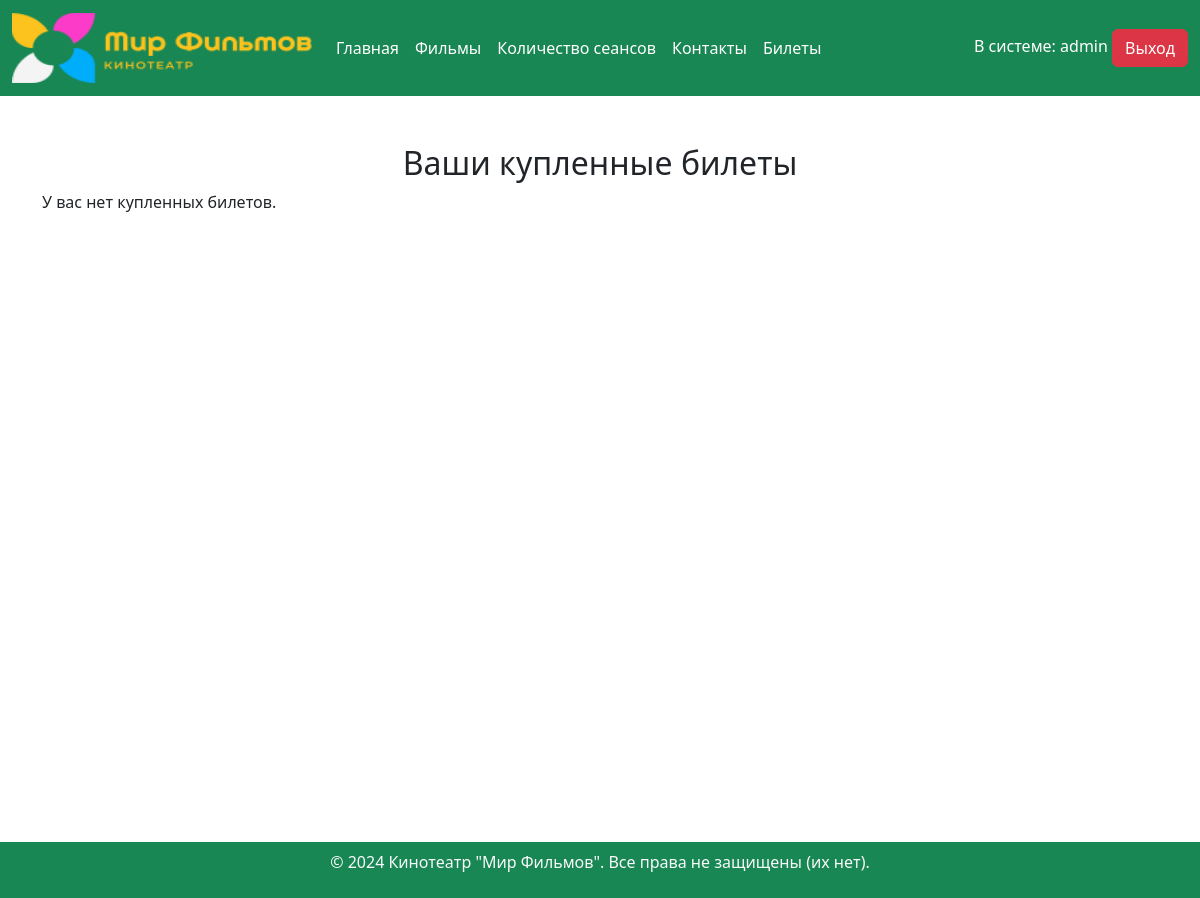
Page /tickets/ (signed in) on the earlier database version.
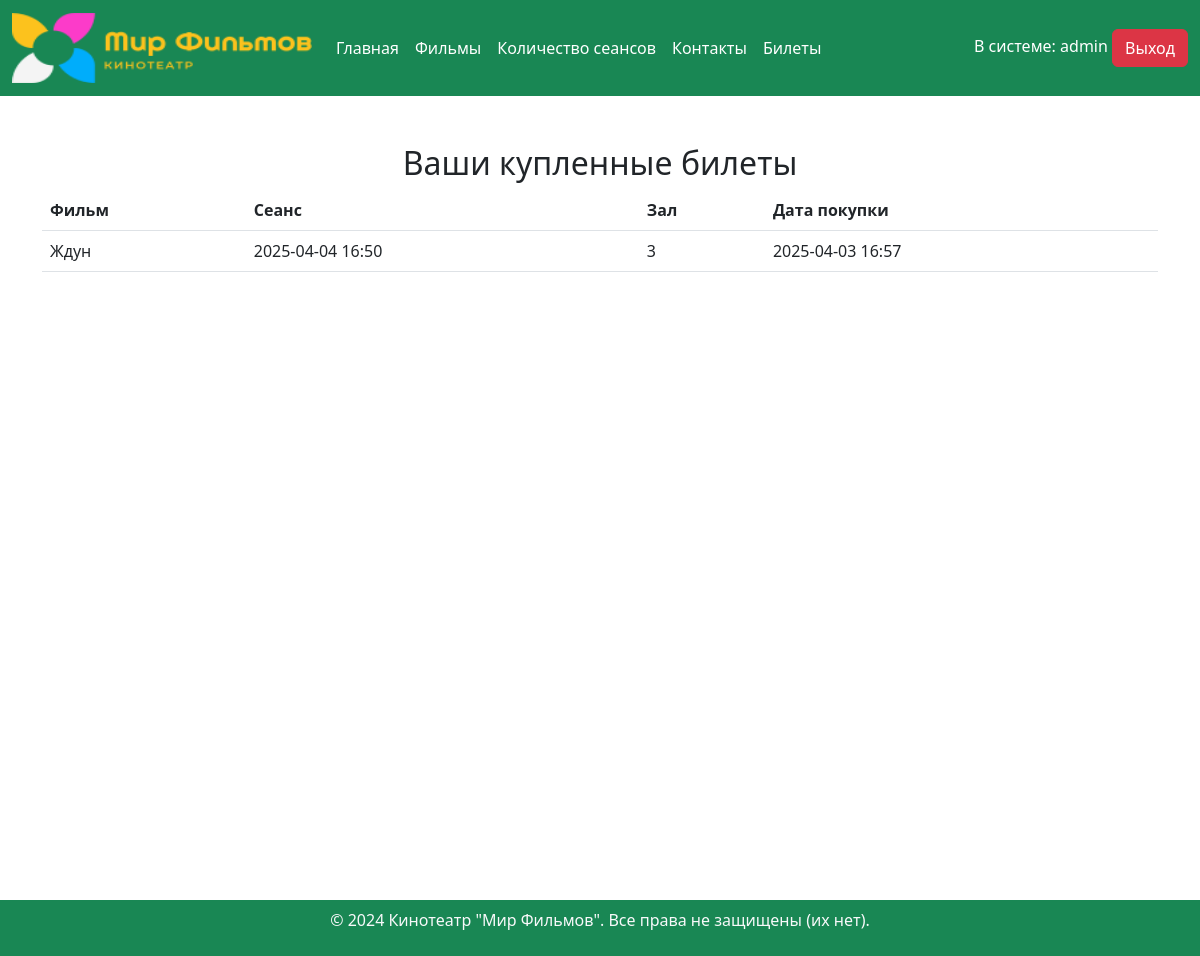
Same page on the later database version.
### kino/models.py (models this page shows, shortened)
class Ticket(models.Model):
    user = models.ForeignKey(User, on_delete=models.CASCADE)
    session = models.ForeignKey('Session', on_delete=models.CASCADE)
    created_at = models.DateTimeField(auto_now_add=True)
    class Meta:
        verbose_name = 'Билеты'
        verbose_name_plural = 'Билеты'

class Session(models.Model):
    film = models.ForeignKey(Products, on_delete=models.CASCADE)
    session_time = models.DateTimeField()
    hall_number = models.IntegerField()
    class Meta:
        verbose_name = 'Сеансы'
        verbose_name_plural = 'Сеансы'

class Products(models.Model):
    image = models.ImageField()
    name = models.CharField(max_length=100)
    description = models.TextField()
    types = [
        ('Пол.метр.','Полнометражный' ),
        ('Кор.метр.','Короткометражный'),
    ]
    type = models.CharField(max_length=50,choices=types)
    studios = models.CharField(max_length=255)
    statuses = [
        ('Зак.','Законнченный'),
        ('В раз','В разработке')
    ]
    status = models.CharField(max_length=100,choices=statuses)
    duration = models.FloatField()
    qualities = [
        ('HD','HD'),
        ('FHD','FHD'),
        ('LOW','LOW',),
        ('2k','2K')
    ]
    quality = models.CharField(max_length=100,choices=qualities)
    views = models.IntegerField(default=0)
    created_at = models.DateTimeField(auto_now_add=True)
    highlighted = models.TextField()
    class Meta:
        verbose_name = 'Произведения'
        verbose_name_plural = 'Произведения'

### kino/views.py (the view)
# urls.py: path('tickets/', views.TicketsView.as_view(), name='tickets'),
class TicketsView(View):
    def get(self, request):
        if request.user.is_authenticated:
            tickets = Ticket.objects.filter(user=request.user)
            return render(request, 'tickets.html', {'tickets': tickets})
        else:
            return redirect('login')

### kino/templates/tickets.html
{% extends "base.html" %}
{% block content %}
<div class="container mt-5">
    <h2 class="text-center">Ваши купленные билеты</h2>
    {% if tickets %}
        <table class="table">
            <thead>
                <tr>
                    <th>Фильм</th>
                    <th>Сеанс</th>
                    <th>Зал</th>
                    <th>Дата покупки</th>
                </tr>
            </thead>
            <tbody>
                {% for ticket in tickets %}
                    <tr>
                        <td>{{ ticket.session.film.name }}</td>
                        <td>{{ ticket.session.session_time|date:"Y-m-d H:i" }}</td>
                        <td>{{ ticket.session.hall_number }}</td>
                        <td>{{ ticket.created_at|date:"Y-m-d H:i" }}</td>
                    </tr>
                {% endfor %}
            </tbody>
        </table>
    {% else %}
        <p>У вас нет купленных билетов.</p>
    {% endif %}
</div>
<div class="container-fluid mt-5 pb-5"></div>
<div class="container-fluid mt-5 pb-5"></div>
<div class="container-fluid mt-5 pb-5"></div>
<div class="container-fluid mt-5 pb-5"></div>
<div class="container-fluid mt-5 pb-5"></div>
<div class="container-fluid mt-5 pb-5"></div>
<div class="container-fluid mt-5 pb-1"></div>
{% endblock %}

Differences in the rows shown:
added Ticket: session.film.name "Ждун", session.session_time "2025-04-04 16:50", session.hall_number "3", created_at "2025-04-03 16:57"
Other differences:
text no longer shown: "У вас нет купленных билетов."
text now shown: "Фильм Сеанс Зал Дата покупки"
